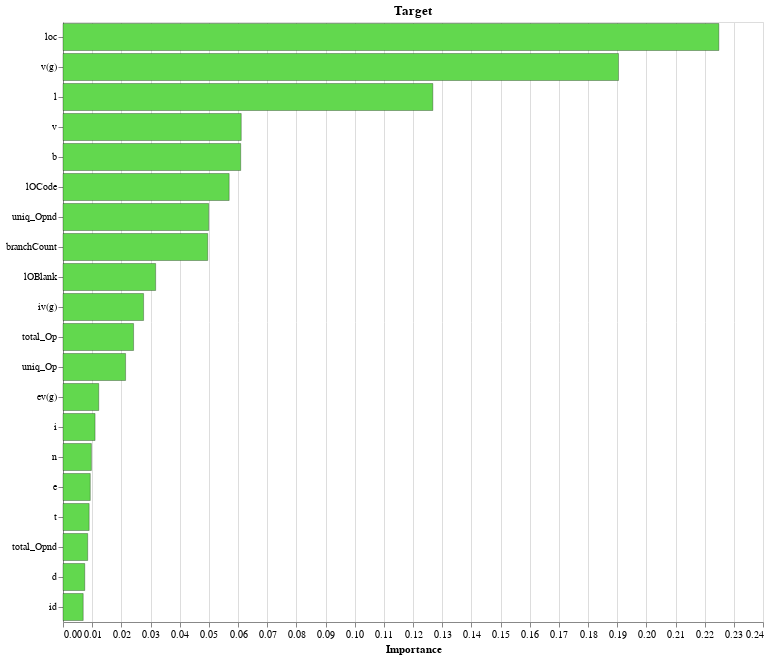

The code cell stored with this chart in its notebook:
### Code cell
#Step 9 : Feature Importance 

feature_names = X.columns

df_feature_importances = pd.DataFrame({'Feature': feature_names, 'Importance': feature_importances})
df_feature_importances=df_feature_importances[(abs(df_feature_importances["Importance"])>0)]
df_feature_importances


chartDtree = alt.Chart(df_feature_importances).mark_bar().encode(
    x=alt.X('Importance'),
    y=alt.Y('Feature', sort='-x',axis=alt.Axis(labelLimit=800)),
    # color=alt.Color('Importance', scale=alt.Scale(color=custom_colors)),
    color=alt.value('#62D84E'),
    tooltip=['Feature','Importance']
).properties(
    title='Target',
    width=700,
    height=600)
chartDtree = chartDtree.configure_axisY(
    title=None  # Set title to None to hide the y-axis label
).configure_mark(
    strokeWidth=0.3,  # Set the width of the border
    stroke='black'  # Set the color of the border
)
chartDtree

### Figure 1 — Vega-Lite specification as saved in the notebook (floating-point values rounded to 4 significant figures)
{"config": {"view": {"continuousWidth": 300, "continuousHeight": 300}, "axisY": {"title": null}, "mark": {"stroke": "black", "strokeWidth": 0.3}}, "data": {"name": "data-0a917a4467dc97b3509c08e6f351a3b6"}, "mark": {"type": "bar"}, "encoding": {"color": {"value": "#62D84E"}, "tooltip": [{"field": "Feature", "type": "nominal"}, {"field": "Importance", "type": "quantitative"}], "x": {"field": "Importance", "type": "quantitative"}, "y": {"axis": {"labelLimit": 800}, "field": "Feature", "sort": "-x", "type": "nominal"}}, "height": 600, "title": "Target", "width": 700, "$schema": "https://vega.github.io/schema/vega-lite/v5.15.1.json", "datasets": {"data-0a917a4467dc97b3509c08e6f351a3b6": [{"Feature": "n", "Importance": 0.00974}, {"Feature": "l", "Importance": 0.1268}, {"Feature": "iv(g)", "Importance": 0.02763}, {"Feature": "d", "Importance": 0.007466}, {"Feature": "b", "Importance": 0.06093}, {"Feature": "uniq_Opnd", "Importance": 0.04996}, {"Feature": "total_Opnd", "Importance": 0.008472}, {"Feature": "i", "Importance": 0.011}, {"Feature": "branchCount", "Importance": 0.04962}, {"Feature": "v(g)", "Importance": 0.1905}, {"Feature": "t", "Importance": 0.008972}, {"Feature": "loc", "Importance": 0.2249}, {"Feature": "v", "Importance": 0.06112}, {"Feature": "id", "Importance": 0.00693}, {"Feature": "total_Op", "Importance": 0.0242}, {"Feature": "e", "Importance": 0.009353}, {"Feature": "ev(g)", "Importance": 0.01226}, {"Feature": "lOCode", "Importance": 0.05697}, {"Feature": "lOBlank", "Importance": 0.03177}, {"Feature": "uniq_Op", "Importance": 0.02146}]}}
